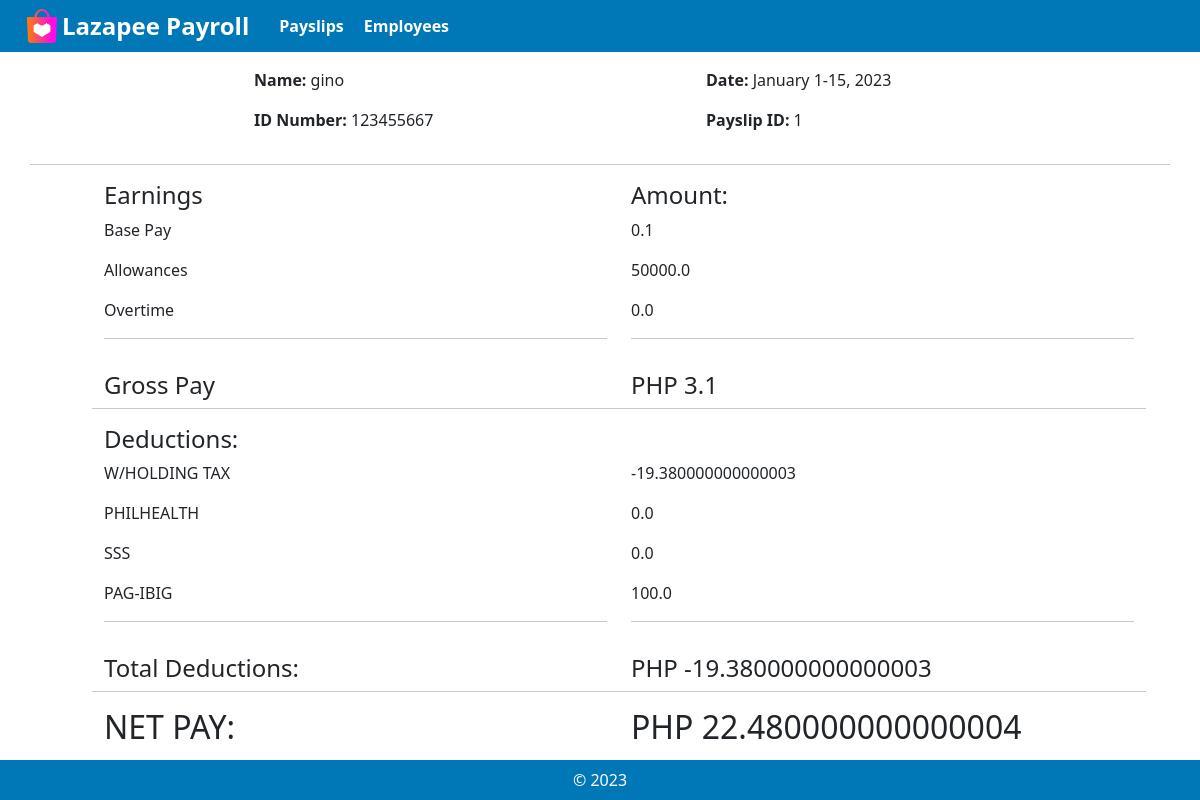
Screenshot of /viewPayslips/64/ with the database file from the repository.
### payroll_app/models.py (models this page shows, shortened)
class Employee(models.Model):
    name = models.CharField(max_length=300)
    id_number = models.CharField(max_length=300, unique=True)
    rate = models.FloatField()
    overtime_pay = models.FloatField(default=0.0, null=True, blank=True)
    allowance = models.FloatField(default=0.0, null=True, blank=True)
    objects = models.Manager()
    def getRate(self):
        return self.rate
    def getOvertime(self):
        return self.overtime_pay
    def getAllowance(self):
        return self.allowance

class Payslip(models.Model):
    id_number = models.ForeignKey(Employee, on_delete=models.CASCADE)
    month = models.CharField(max_length=300)
    date_range = models.CharField(max_length=300)
    year = models.CharField(max_length=300)
    pay_cycle = models.IntegerField()
    rate = models.FloatField()
    earnings_allowance = models.FloatField()
    deductions_tax = models.FloatField()
    deductions_health = models.FloatField()
    pag_ibig = models.FloatField()
    sss = models.FloatField()
    overtime = models.FloatField()
    total_pay = models.FloatField()
    objects = models.Manager()
    def getIDNumber(self):
        return self.id_number.id_number
    def getPay_cycle(self):
        return self.pay_cycle
    def getRate(self):
        return self.rate
    def getEarnings_allowance(self):
        return self.earnings_allowance
    def getDeductions_tax(self):
        return self.deductions_tax
    def getDeductions_health(self):
        return self.deductions_health
    def getPag_ibig(self):
        return self.pag_ibig
    def getSSS(self):
        return self.sss
    def getOvertime(self):
        return self.overtime

### payroll_app/views.py (the view)
# urls.py: path('viewPayslips/<int:id>/', views.viewPayslips, name='viewPayslips'),
def viewPayslips(request, id):
    payslip = get_object_or_404(Payslip, pk=id)
    employee_id = int(payslip.getIDNumber())
    employee = get_object_or_404(Employee, id_number = employee_id)
    base_pay = float(employee.getRate())/2
    allowance = employee.getAllowance()
    overtime = employee.getOvertime()
    wTax= float(payslip.getDeductions_tax())
    ph = float(payslip.getDeductions_health())
    if ph == '':
        ph = 0
    sss = float(payslip.getSSS())
    if sss == '':
        sss = 0
    rate = float(payslip.getRate())
    allowances = float(payslip.getEarnings_allowance())
    overtime = float(payslip.getOvertime())
    payslipID = payslip.getPay_cycle()
    pagIbig = payslip.getPag_ibig()
    if pagIbig == '':
        pagIbig = 0
    deductions = wTax + ph + sss
    gp = (base_pay) + allowances + overtime
    grossPay = round(gp, 2)
    netPay = grossPay - deductions
    return render(request, 'payroll_app/ViewPayslips.html',
                  {'p':payslip, 'e':employee, 'base_pay':base_pay,
                   'allowance':allowance, 'overtime':overtime,
                   'wTax': wTax, 'ph':ph, 'sss':sss, 'rate':rate,
                   'deductions':deductions, 'grossPay':grossPay,
                   'payslipID':payslipID, 'netPay':netPay,
                   'pagIbig':pagIbig,
                   })

### payroll_app/templates/payroll_app/ViewPayslips.html (shortened to what this page needs)
{% extends 'payroll_app/Navbar.html' %}
{% load static %}
        {% block content %}
        <div class="container">
            <div class="row" style="margin-left: 200px;">
                <div class="row">
                    <div class="col-md-6">
                        <p><b>Name: </b> {{ e.name }}</p>
                        <p><b>ID Number: </b> {{e.id_number}}</p>
                    </div>
                    <div class="col-md-6">
                        <p><b>Date: </b>{{ p.date_range }}</p>
                        <p><b>Payslip ID: </b>{{ payslipID }}</p>
                    </div>
                    <div class="col-md-6">
                    </div>
                </div>
            </div>
        </div>
        <hr>
        <div class="container">
            <div class="row" style="margin-left: 50px;">
                <div class="row">
                    <div class="col-md-6">
                        <h4>Earnings</h4>
                        <table class="table table-striped">
                            <thead>
                                <tr>
                                    <p>Base Pay</p>
                                </tr>
                                <tr>
                                    <p>Allowances</p>
                                </tr>
                                <tr>
                                    <p>Overtime</p>
                                </tr>
                            </thead>
                            <hr>
                        </table>
                    </div>
                    <div class="col-md-6">
                        <h4>Amount:</h4>
                        <table class="table table-striped">
                            <thead>
                                <tr>
                                    <p> {{base_pay}} </p>
                                </tr>
                                <tr>
                                    <p> {{allowance}}</p>
                                </tr>
                                <tr>
                                    <p> {{overtime}} </p>
                                </tr>
                            </thead>
                            <tbody>
                                <hr>
                            </tbody>
                        </table>
                    </div>
                    <div class="col-md-6">
                        <h4>Gross Pay</h4>
                    </div>
                    <div class="col-md-6">
                        <h4>PHP {{grossPay}}</h4>
                    </div>
                    <hr>
                    <div class="col-md-6">
                        <h4>Deductions:</h4>
                        <table class="table table-striped">
                            <thead>
                                <tr>
                                    <p>W/HOLDING TAX</p>
                                </tr>
                                <tr>
                                    <p>PHILHEALTH</p>
                                </tr>
                                <tr>
                                    <p>SSS</p>
                                </tr>
                                <tr>
                                    <p>PAG-IBIG</p>
                                </tr>
                            </thead>
                            <hr>
                        </table>
                    </div>
                    <div class="col-md-6">
                        <h4 style="color: white;">#</h4>
                        <table class="table table-striped">
                            <thead>
                                <tr>
                                    <p>{{wTax}}</p>
                                </tr>
                                <tr>
                                    <p>{{ph}}</p>
                                </tr>
                                <tr>
                                    <p>{{sss}}</p>
                                </tr>
                                <tr>
                                    <p>{{pagIbig}}</p>
                                </tr>
                            </thead>
                            <hr>
                        </table>
                    </div>
                    <div class="col-md-6">
                        <h4>Total Deductions:</h4>
                    </div>
                    <div class="col-md-6">
                        <h4>PHP {{deductions}}</h4>
                    </div>
                    <hr>
                    <div class="col-md-6">
                        <h2>NET PAY:</h2>
                    </div>
                    <div class="col-md-6">
                        <h2>PHP {{netPay}}</h2>
                    </div>
                </div>
                </div>
                </div>
            </div>
        </div>
        {% endblock %}

### rows the page displays
Employee: name "gino", id_number "123455667", allowance "50000.0"
Payslip: date_range "January 1-15, 2023", overtime "0.0", deductions_tax "-19.380000000000003", deductions_health "0.0", sss "0.0", pag_ibig "100.0"

### other values shown
{{ payslipID }} "1"
{{ base_pay }} "0.1"
{{ grossPay }} "3.1"
{{ deductions }} "-19.380000000000003"
{{ netPay }} "22.480000000000004"
